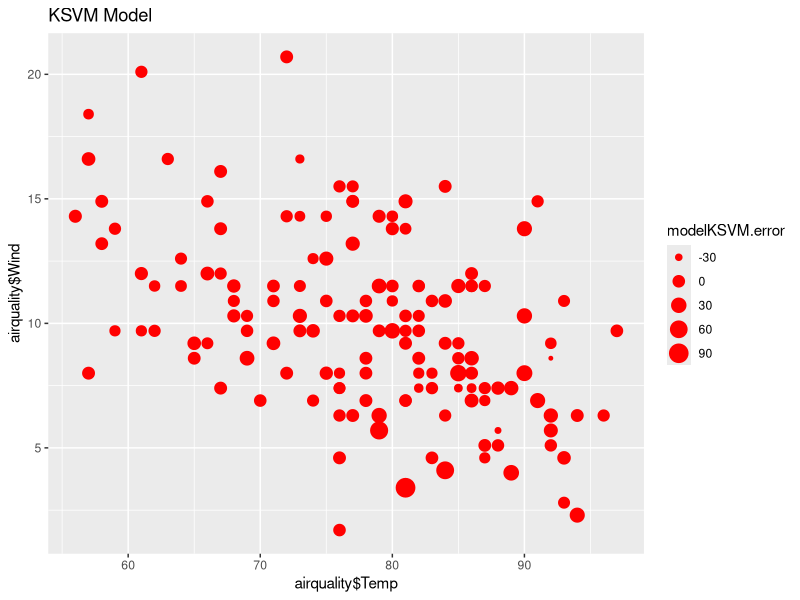
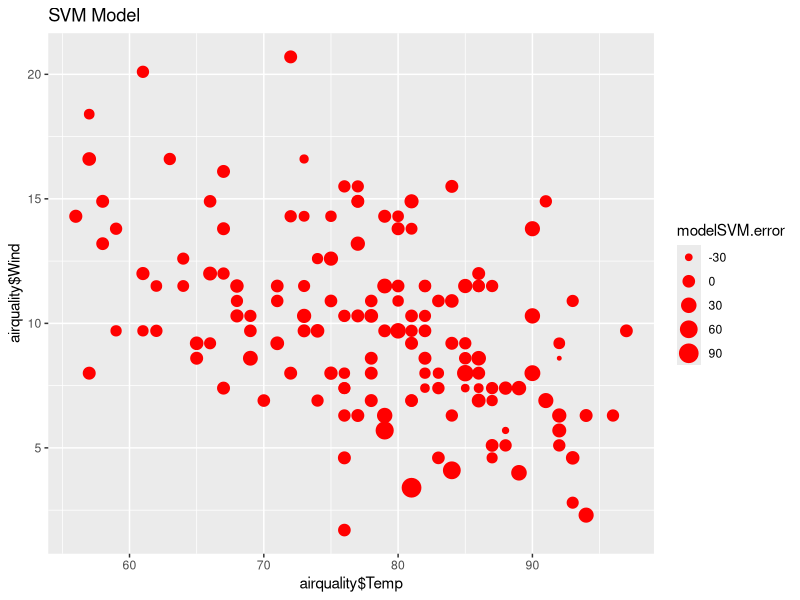
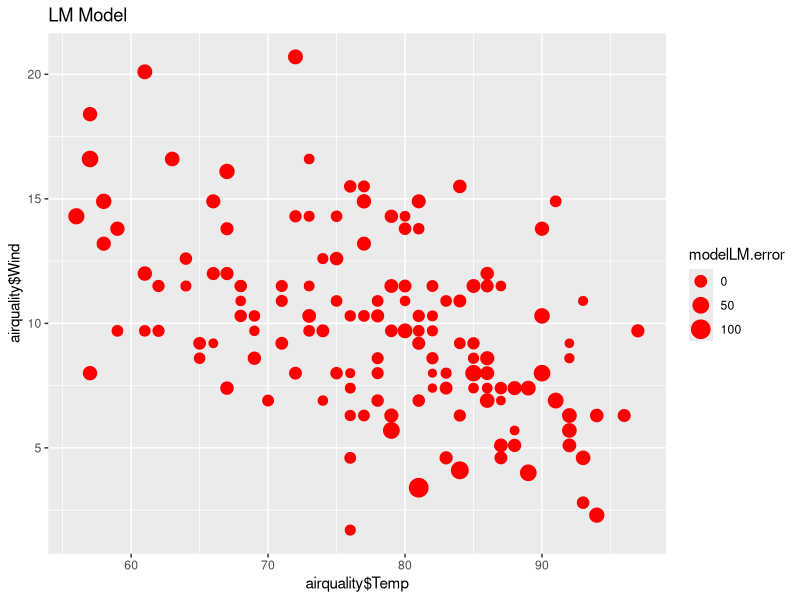
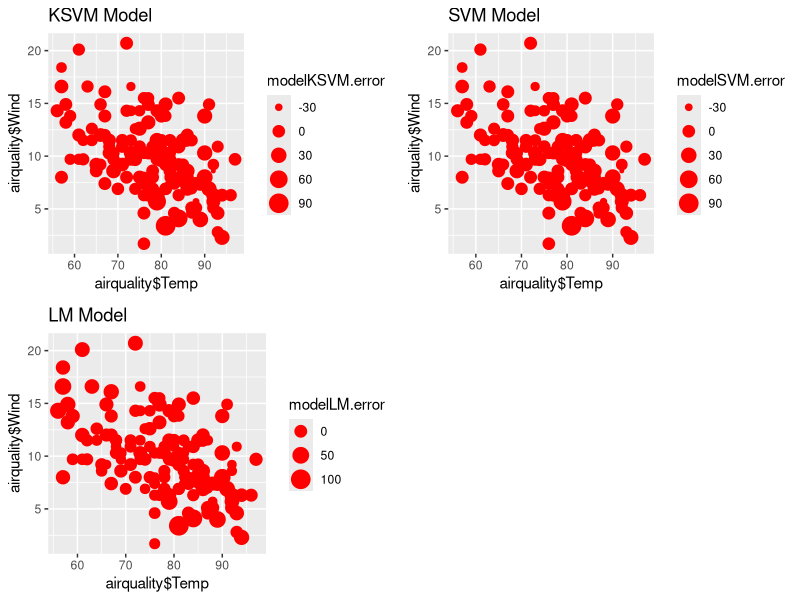
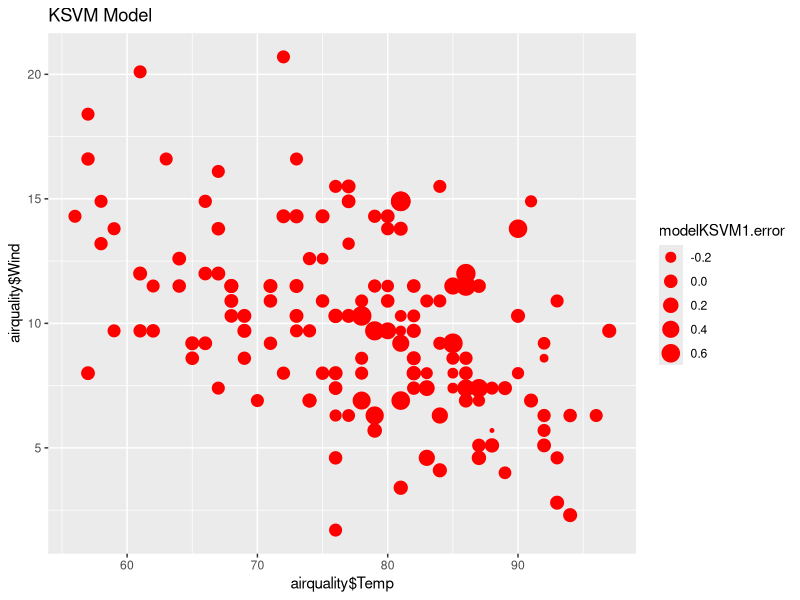
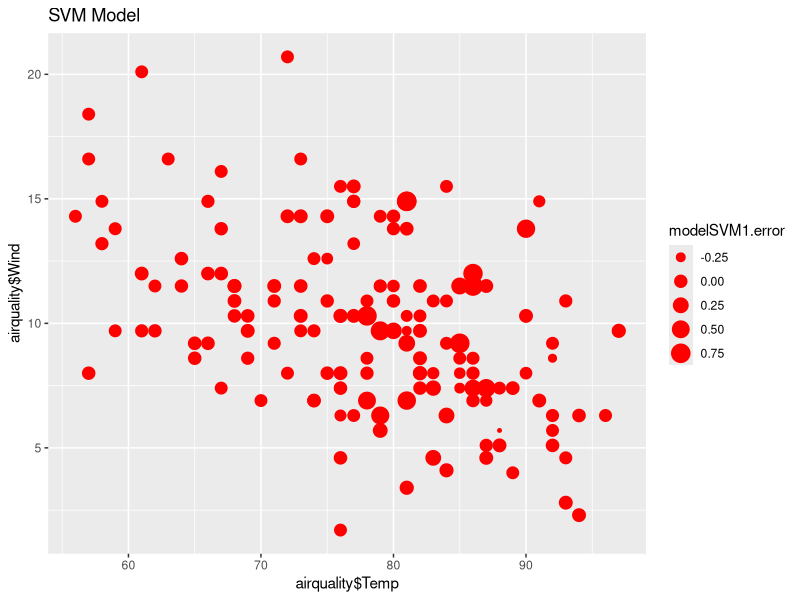
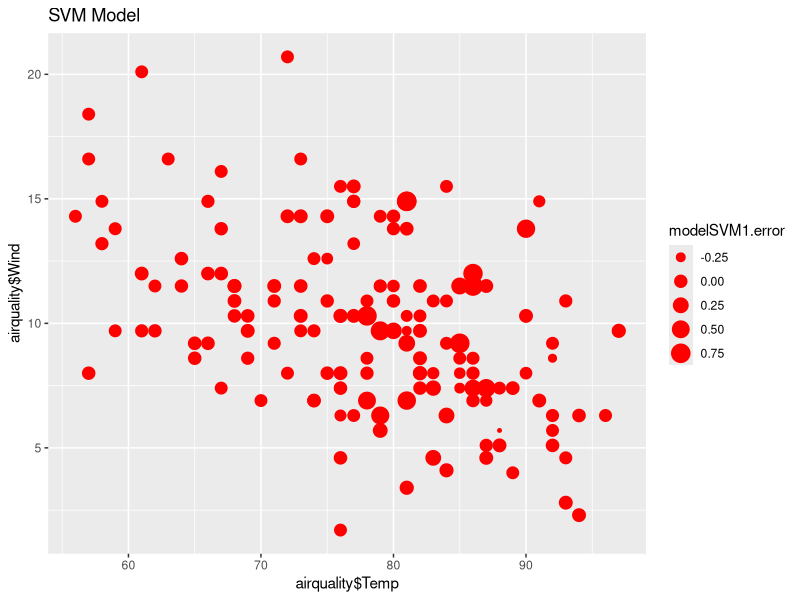
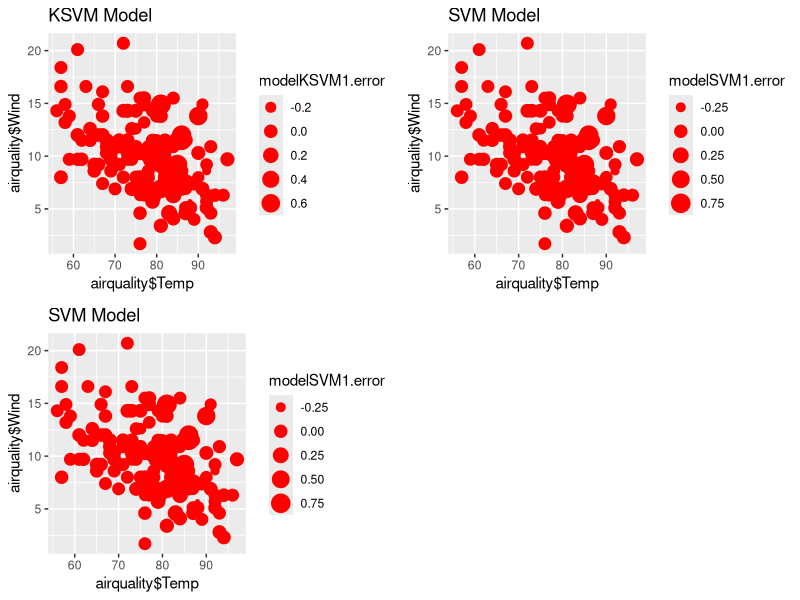

Write R code to recreate these figures, in order.
#Surabhi Chouhan
#IST687 - Support Vector Machines Homework

#Step 1: Load the data  

airquality

#replacing NA's with mean values
airquality$Ozone[is.na(airquality$Ozone)] <- round(mean(airquality$Ozone, na.rm = TRUE))
airquality$Solar.R[is.na(airquality$Solar.R)] <- round(mean(airquality$Solar.R, na.rm = TRUE))
airquality


#Step 2: Creat test and train dataset

randIndex	<- sample(1:nrow(airquality))
head(randIndex)
nr<- nrow(airquality)

cutPoint2_3	<- floor(2*nr/3)
cutPoint2_3

trainAirquality <-airquality[randIndex[1:cutPoint2_3],]
testAirquality <-airquality[randIndex[(cutPoint2_3+1):nr],]


#Step 3: Build a Model using KSVM & visualize the results

install.packages("kernlab")
library("kernlab")
install.packages("ggplot2")
library("ggplot2")

#1
predictOzone <- function(a, airquality){
  predictedOzone <- predict(a, airquality)
  results1 <- table(predictedOzone, airquality$Ozone)
  print(results1)
  percentCorrect1 <- (results1[1,1]+results1[2,2])/(results1[1,1]+results1[1,2]+results1[2,1]+results1[2,2])*100
  round(percentCorrect1)  
  return(percentCorrect1)
}

modelKSVM <- ksvm(Ozone ~ ., data = airquality)
predictOzone(modelKSVM, airquality)

#2
root_square <- function(error)
{
  sqrt(mean(error^2))
}

modelKSVM.first <- predict(modelKSVM, airquality)
modelKSVM.error <- (airquality$Ozone - modelKSVM.first)
root_square(modelKSVM.error)

#3
#Creating new dataframe
dfnew <- data.frame(airquality$Wind,airquality$Temp,modelKSVM.error)

#altering column names
colnames(dfnew) <- c("Wind","Temp","Error")

#plotting points
plotdf <- ggplot(data = dfnew,aes(x=airquality$Temp,y=airquality$Wind)) + geom_point(aes(size=modelKSVM.error), color = "red") + ggtitle("KSVM Model")
plotdf


#4

install.packages("e1071")
library(e1071)
modelSVM <- svm(Ozone ~ ., data = airquality)
predictOzone(modelSVM, airquality)

modelSVM.first <- predict(modelSVM, airquality)
modelSVM.error <- (airquality$Ozone - modelSVM.first)
root_square(modelSVM.error)

dfnew1 <- data.frame(airquality$Wind,airquality$Temp,modelSVM.error)
colnames(dfnew1) <- c("Wind","Temp","Error")
plotdf1 <- ggplot(data = dfnew1,aes(x=airquality$Temp,y=airquality$Wind)) + geom_point(aes(size=modelSVM.error), color = "red") + ggtitle("SVM Model")
plotdf1

modelLM <- lm(Ozone ~., data=airquality)

modelLM.first <- predict(modelLM, airquality)
modelLM.error <- (airquality$Ozone - modelLM.first)
root_square(modelLM.error)

dfnew2 <- data.frame(airquality$Wind,airquality$Temp,modelLM.error)
colnames(dfnew2) <- c("Wind","Temp","Error")
plotdf2 <- ggplot(data = dfnew2,aes(x=airquality$Temp,y=airquality$Wind)) + geom_point(aes(size=modelLM.error), color = "red") + ggtitle("LM Model")
plotdf2

#5

install.packages("gridExtra")
library(gridExtra)
grid.arrange(plotdf,plotdf1, plotdf2, ncol = 2)



#Step 4: Create a goodOzone variable 

goodOzone <-c()
for (i in 1:153) {
  if (airquality$Ozone[i] < mean(airquality$Ozone)){
    goodOzone<-append(goodOzone,0)
  }
  else goodOzone<-append(goodOzone,1)
}

#adding the column in the dataframe
airquality<-data.frame(airquality,goodOzone)



#Step 5: See if we can do a better job predicting good and bad days
#1

predictGoodozone <- function(m, airquality){
  predictedGoodozone <- predict(m, airquality)
  results1 <- table(predictedGoodozone, airquality$goodOzone)
  print(results1)
  percentCorrect1 <- (results1[1,1]+results1[2,2])/(results1[1,1]+results1[1,2]+results1[2,1]+results1[2,2])*100
  round(percentCorrect1)  
  return(percentCorrect1)
}

modelKSVM1 <- ksvm(goodOzone ~ ., data = airquality)
predictGoodozone(modelKSVM1, airquality)

#2

root_square1 <- function(error)
{
  sqrt(mean(error^2))
}

modelKSVM1.first <- predict(modelKSVM1, airquality)
modelKSVM1.error <- (airquality$goodOzone - modelKSVM1.first)
root_square1(modelKSVM1.error)

#3

dfnew11 <- data.frame(airquality$Wind,airquality$Temp,modelKSVM1.error)
colnames(dfnew11) <- c("Wind","Temp","Error")
plotdf11 <- ggplot(data = dfnew11,aes(x=airquality$Temp,y=airquality$Wind)) + geom_point(aes(size=modelKSVM1.error), color = "red") + ggtitle("KSVM Model")
plotdf11

#4

modelSVM1 <- svm(goodOzone ~ ., data = airquality)
predictGoodozone(modelSVM1, airquality)

modelSVM1.first <- predict(modelSVM1, airquality)
modelSVM1.error <- (airquality$goodOzone - modelSVM1.first)
root_square1(modelSVM1.error)

dfnew12 <- data.frame(airquality$Wind,airquality$Temp,modelSVM1.error)
colnames(dfnew12) <- c("Wind","Temp","Error")
plotdf12 <- ggplot(data = dfnew12,aes(x=airquality$Temp,y=airquality$Wind)) + geom_point(aes(size=modelSVM1.error), color = "red") + ggtitle("SVM Model")
plotdf12

#Naive Bayes
modelNB <- naiveBayes(goodOzone ~ ., data = airquality)
predictGoodozone(modelNB, airquality)

modelNB.error <- predict(modelNB, airquality)
tmp <- data.frame(airquality$goodOzone)
predictedNB <- predict(modelNB, tmp)
predictedNB


dfnew13 <- data.frame(airquality$Wind,airquality$Temp,modelNB.error)
colnames(dfnew13) <- c("Wind","Temp","Error")
plotdf13 <- ggplot(data = dfnew13,aes(x=airquality$Temp,y=airquality$Wind)) + geom_point(aes(size=modelSVM1.error), color = "red") + ggtitle("SVM Model")
plotdf13


#5

grid.arrange(plotdf11,plotdf12, plotdf13, ncol = 2)

#Step 6: Which are the best Models for this data? 

#Even though the difference is not much, the KSVM is the better fit than SVM
#We cannot use SVM for non linear modelling
